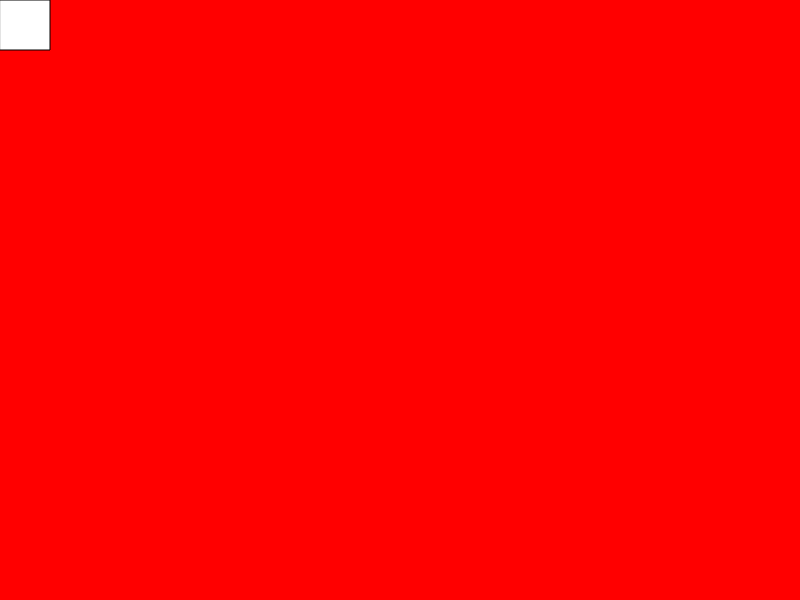
Frame 1 (no input)
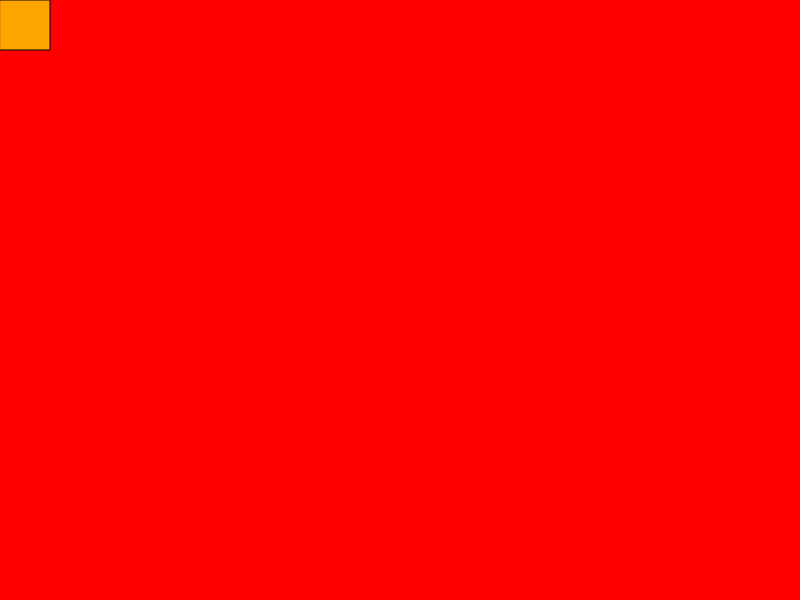
Frame 60 (no input)
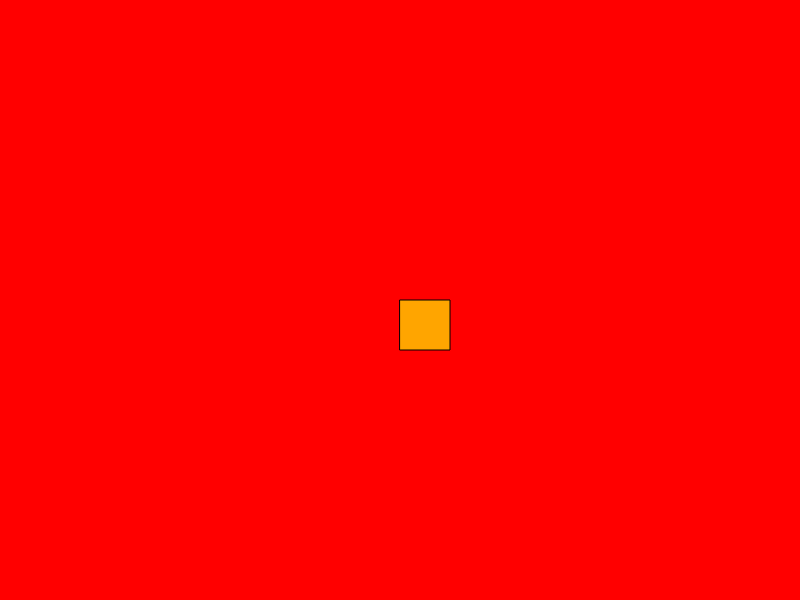
Frame 120 (the mouse pressed at the canvas centre since frame 60)

The p5.js sketch that drew these frames (run headless with seeded random() and noise() and a simulated clock; from frame 60 on, the mouse is pressed at the canvas centre):

// p5.js sketch
// ── sketch.js
function setup() {
  createCanvas(800, 600); // Cria janela, 400 x 400
}

function draw() {
  background('red');
  rect(mouseX, mouseY, 50, 50);
  fill('orange');
}
